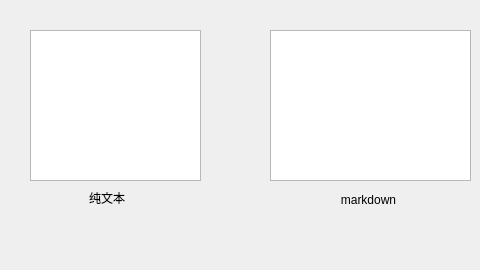
<?xml version="1.0" encoding="UTF-8"?>
<ui version="4.0">
 <class>Form</class>
 <widget class="QWidget" name="Form">
  <property name="enabled">
   <bool>true</bool>
  </property>
  <property name="geometry">
   <rect>
    <x>0</x>
    <y>0</y>
    <width>480</width>
    <height>270</height>
   </rect>
  </property>
  <property name="windowTitle">
   <string>Form</string>
  </property>
  <property name="autoFillBackground">
   <bool>true</bool>
  </property>
  <widget class="QTextEdit" name="textEdit">
   <property name="geometry">
    <rect>
     <x>30</x>
     <y>30</y>
     <width>171</width>
     <height>151</height>
    </rect>
   </property>
  </widget>
  <widget class="QTextEdit" name="textEdit_2">
   <property name="geometry">
    <rect>
     <x>270</x>
     <y>30</y>
     <width>201</width>
     <height>151</height>
    </rect>
   </property>
  </widget>
  <widget class="QLabel" name="label">
   <property name="geometry">
    <rect>
     <x>80</x>
     <y>190</y>
     <width>54</width>
     <height>16</height>
    </rect>
   </property>
   <property name="text">
    <string>纯文本</string>
   </property>
   <property name="alignment">
    <set>Qt::AlignCenter</set>
   </property>
   <property name="wordWrap">
    <bool>false</bool>
   </property>
  </widget>
  <widget class="QLabel" name="label_2">
   <property name="geometry">
    <rect>
     <x>333</x>
     <y>190</y>
     <width>71</width>
     <height>20</height>
    </rect>
   </property>
   <property name="text">
    <string>markdown</string>
   </property>
   <property name="alignment">
    <set>Qt::AlignCenter</set>
   </property>
  </widget>
  <widget class="QLabel" name="label_3">
   <property name="geometry">
    <rect>
     <x>0</x>
     <y>0</y>
     <width>480</width>
     <height>270</height>
    </rect>
   </property>
   <property name="autoFillBackground">
    <bool>true</bool>
   </property>
   <property name="text">
    <string/>
   </property>
   <property name="pixmap">
    <pixmap>../../../../Users/21460/Pictures/wallpaper/anime-Pixiv-Hatsune-Miku-Vocaloid-twintails-long-hair-2267042-wallhere.com.jpg</pixmap>
   </property>
   <property name="scaledContents">
    <bool>true</bool>
   </property>
  </widget>
  <zorder>label_3</zorder>
  <zorder>textEdit</zorder>
  <zorder>textEdit_2</zorder>
  <zorder>label</zorder>
  <zorder>label_2</zorder>
 </widget>
 <resources/>
 <connections/>
</ui>
